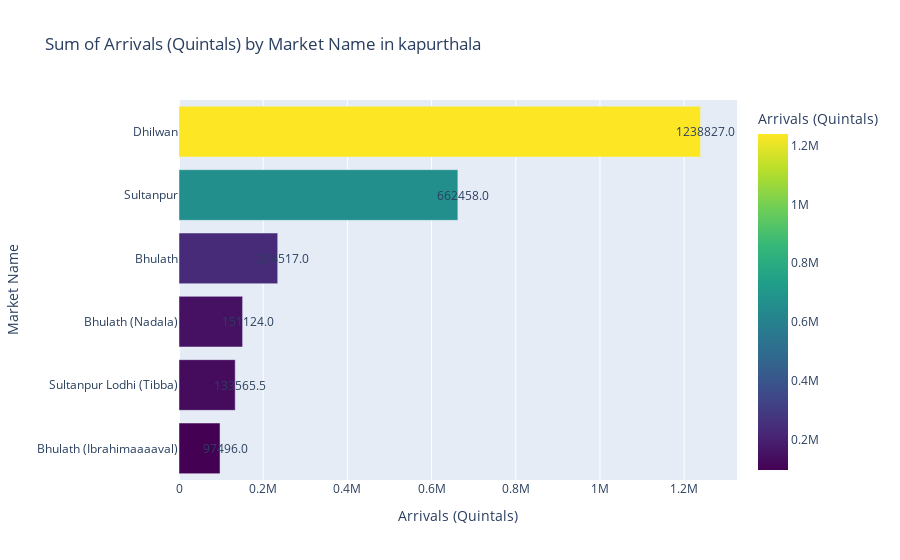

Here is the notebook cell this chart was saved with:
### Code cell
import plotly.express as px
sum_tonnes_market=kapurthala.groupby('Market Name')['Arrivals (Quintals)'].sum().reset_index().sort_values(by='Arrivals (Quintals)')
# Create a bar plot using Plotly
fig = px.bar(sum_tonnes_market, x='Arrivals (Quintals)', y='Market Name', orientation='h',
             title='Sum of Arrivals (Quintals) by Market Name in kapurthala',
             color='Arrivals (Quintals)',
             color_continuous_scale='viridis')
# Add text annotations to the bars
for i in range(len(sum_tonnes_market)):
    fig.add_annotation(x=sum_tonnes_market['Arrivals (Quintals)'][i], y=sum_tonnes_market['Market Name'][i],
                       text=str(sum_tonnes_market['Arrivals (Quintals)'][i]), showarrow=False, xshift=5)

# Show the plot
fig.show()
fig.write_html('Sum of Arrivals (Quintals) by Market Name in kapurthala.html')

### Figure 1 — Plotly figure (JSON) as saved in the notebook; plotly's stock layout.template omitted (floating-point values rounded to 4 significant figures)
{"data": [{"alignmentgroup": "True", "hovertemplate": "Arrivals (Quintals)=%{marker.color}<br>Market Name=%{y}<extra></extra>", "legendgroup": "", "marker": {"color": [97496, 133600.0, 151124, 234517, 662458, 1238827], "coloraxis": "coloraxis", "pattern": {"shape": ""}}, "name": "", "offsetgroup": "", "orientation": "h", "showlegend": false, "textposition": "auto", "type": "bar", "x": [97496, 133600.0, 151124, 234517, 662458, 1238827], "xaxis": "x", "y": ["Bhulath (Ibrahimaaaaval)", "Sultanpur Lodhi (Tibba)", "Bhulath (Nadala)", "Bhulath", "Sultanpur", "Dhilwan"], "yaxis": "y"}], "layout": {"annotations": [{"showarrow": false, "text": "234517.0", "x": 234517, "xshift": 5, "y": "Bhulath"}, {"showarrow": false, "text": "97496.0", "x": 97496, "xshift": 5, "y": "Bhulath (Ibrahimaaaaval)"}, {"showarrow": false, "text": "151124.0", "x": 151124, "xshift": 5, "y": "Bhulath (Nadala)"}, {"showarrow": false, "text": "1238827.0", "x": 1238827, "xshift": 5, "y": "Dhilwan"}, {"showarrow": false, "text": "662458.0", "x": 662458, "xshift": 5, "y": "Sultanpur"}, {"showarrow": false, "text": "133565.5", "x": 133600.0, "xshift": 5, "y": "Sultanpur Lodhi (Tibba)"}], "barmode": "relative", "coloraxis": {"colorbar": {"title": {"text": "Arrivals (Quintals)"}}, "colorscale": [[0, "#440154"], [0.1111, "#482878"], [0.2222, "#3e4989"], [0.3333, "#31688e"], [0.4444, "#26828e"], [0.5556, "#1f9e89"], [0.6667, "#35b779"], [0.7778, "#6ece58"], [0.8889, "#b5de2b"], [1, "#fde725"]]}, "legend": {"tracegroupgap": 0}, "title": {"text": "Sum of Arrivals (Quintals) by Market Name in kapurthala"}, "xaxis": {"anchor": "y", "domain": [0, 1], "title": {"text": "Arrivals (Quintals)"}}, "yaxis": {"anchor": "x", "domain": [0, 1], "title": {"text": "Market Name"}}}}
